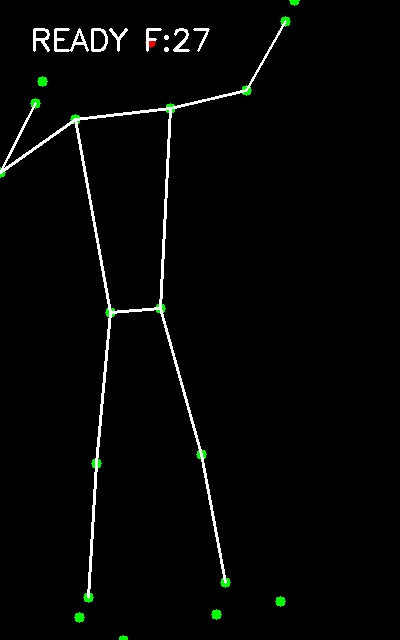
#> input picture backend/data/standard/GT1_norm_visualized_frames_2/GT1_normalized_ready.jpg, 400 x 640 px, found by its file name
$ python calculate_score.py
#> lines starting #> are read from the running program, lines starting #| are printed output that depends on the picture; after the words box and inside, x2 and y2 are one past the last pixel; in counts of white or black regions, pixels touching at a corner belong together
import cv2
import numpy as np
import pandas as pd
import math
import os

class BadmintonAnalyzer:
    def __init__(self):
        # 점수 기준 및 가중치 설정
        self.weights = {'elbow': 0.4, 'backswing': 0.3, 'rotation': 0.3}

    def calculate_angle(self, p1, p2, p3):
        """세 점 사이의 각도를 계산 (p2가 정점)"""
        a = np.array(p1)
        b = np.array(p2)
        c = np.array(p3)

        ba = a - b
        bc = c - b

        cosine_angle = np.dot(ba, bc) / (np.linalg.norm(ba) * np.linalg.norm(bc))
        angle = np.degrees(np.arccos(np.clip(cosine_angle, -1.0, 1.0)))
        return angle

    def get_rotation_angle(self, left_shoulder, right_shoulder):
        """양 어깨 선의 기울기 각도 계산"""
        dy = right_shoulder[1] - left_shoulder[1]
        dx = right_shoulder[0] - left_shoulder[0]
        angle = math.degrees(math.atan2(dy, dx))
        return abs(angle)

    def evaluate_score(self, keypoints):
        """3가지 기준에 따른 점수 및 피드백 생성"""
        # 편의를 위해 인덱스 정의 (MediaPipe 기준 예시)
        # 11: L_Shoulder, 12: R_Shoulder, 13: L_Elbow, 14: R_Elbow, 15: L_Wrist, 16: R_Wrist
        # 사용자의 데이터 구조에 맞게 수정 필요
        l_sh, r_sh = keypoints[11], keypoints[12]
        l_el, r_el = keypoints[13], keypoints[14]
        l_wr, r_wr = keypoints[15], keypoints[16]

        # 오른손잡이 기준 (필요시 왼손 로직 추가)
        # 1. 팔꿈치 높이 (어깨 Y - 팔꿈치 Y) -> OpenCV는 아래로 갈수록 Y 증가하므로 반대로 뺌
        elbow_height = r_sh[1] - r_el[1]
        if elbow_height >= 0.15: s1, status1 = 100, "✅ 좋아요"
        elif 0.05 <= elbow_height < 0.15: s1, status1 = 70, "⚠️ 아쉬워요"
        else: s1, status1 = 40, "❌ 나빠요"

        # 2. 백스윙 각도
        backswing_angle = self.calculate_angle(r_sh, r_el, r_wr)
        if 60 <= backswing_angle <= 90: s2, status2 = 100, "✅ 좋아요"
        elif 40 <= backswing_angle < 60: s2, status2 = 70, "⚠️ 아쉬워요"
        else: s2, status2 = 40, "❌ 나빠요"

        # 3. 몸통 회전
        rotation_angle = self.get_rotation_angle(l_sh, r_sh)
        if 45 <= rotation_angle <= 60: s3, status3 = 100, "✅ 좋아요"
        elif 30 <= rotation_angle < 45: s3, status3 = 70, "⚠️ 아쉬워요"
        else: s3, status3 = 40, "❌ 나빠요"

        total_score = (s1 * self.weights['elbow']) + (s2 * self.weights['backswing']) + (s3 * self.weights['rotation'])

        feedback = {
            'total': round(total_score, 1),
            'details': [
                {'part': '팔꿈치 높이', 'score': s1, 'status': status1, 'val': f"{elbow_height:.2f}", 'desc': "어깨 대비 팔꿈치 위치"},
                {'part': '백스윙 각도', 'score': s2, 'status': status2, 'val': f"{backswing_angle:.1f}°", 'desc': "팔의 굽힘 정도"},
                {'part': '몸통 회전', 'score': s3, 'status': status3, 'val': f"{rotation_angle:.1f}°", 'desc': "어깨선의 회전각"}
            ]
        }
        return feedback

    def draw_skeleton(self, image, keypoints, color=(0, 255, 0)):
        """이미지에 주요 키포인트와 연결선 그리기"""
        # 주요 연결 부위 (어깨-어깨, 어깨-팔꿈치, 팔꿈치-손목 등)
        connections = [(11, 12), (12, 14), (14, 16), (11, 13), (13, 15)]
        h, w, _ = image.shape

        for start_idx, end_idx in connections:
            pt1 = (int(keypoints[start_idx][0] * w), int(keypoints[start_idx][1] * h))
            pt2 = (int(keypoints[end_idx][0] * w), int(keypoints[end_idx][1] * h))
            cv2.line(image, pt1, pt2, color, 3)

        for kp in keypoints:
            cv2.circle(image, (int(kp[0] * w), int(kp[1] * h)), 5, (0, 0, 255), -1)
        return image

    def process_comparison(self, gt_img_path, user_img_path, gt_kps, user_kps, frame_name):
        # 1. 이미지 로드 및 스켈레톤 그리기
#> called with gt_kps = array of shape (33, 2), user_kps = array of shape (33, 2), frame_name = 'Frame_01'
        img_gt = cv2.imread(gt_img_path)
#> img_gt is the input picture: shape (640, 400, 3); mean B, G, R 5.5, 6.4, 5.5
        img_user = cv2.imread(user_img_path)
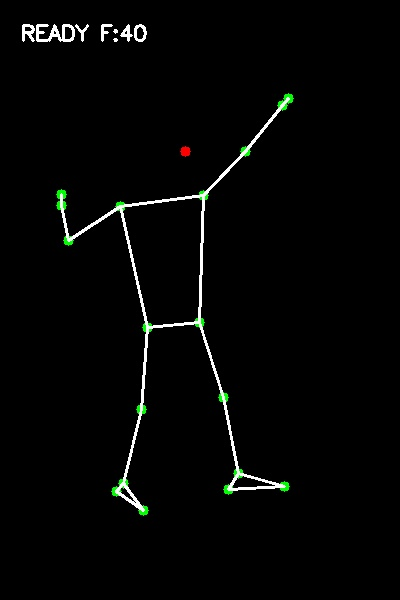
#> input picture backend/data/standard/final_gt_frames/roh/roh_normalized_fixed_ready.jpg, 400 x 600 px, found by its file name
#> img_user is the input picture: shape (600, 400, 3); mean B, G, R 4.7, 5.5, 4.8

        # 이미지 크기 통일 (비교를 위해 가로 길이를 맞춤)
        img_user = cv2.resize(img_user, (img_gt.shape[1], img_gt.shape[0]))
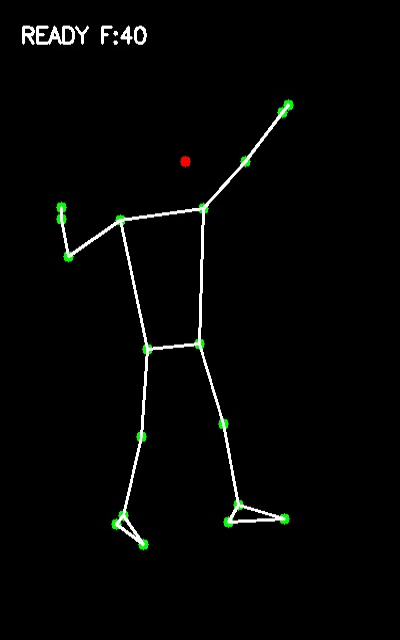
#> img_user: shape (640, 400, 3); mean B, G, R 4.7, 5.5, 4.8

        img_gt = self.draw_skeleton(img_gt, gt_kps, color=(255, 0, 0)) # GT는 파란색
#> after the loop in draw_skeleton, `for kp in keypoints:`:
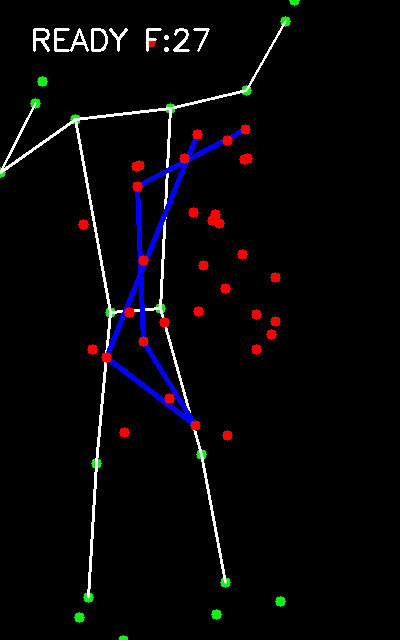
#> image: shape (640, 400, 3); mean B, G, R 8.4, 6.2, 7.8
        img_user = self.draw_skeleton(img_user, user_kps, color=(0, 255, 0)) # 유저는 초록색
#> call 2 of draw_skeleton, with keypoints = array of shape (33, 2), color = (0, 255, 0)
#> after the loop in draw_skeleton (call 2), `for kp in keypoints:`:
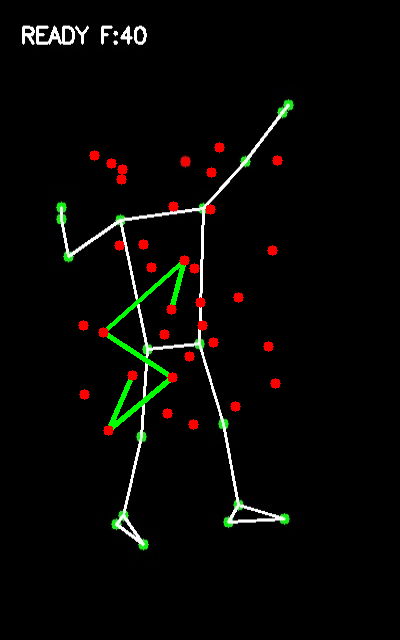
#> image: shape (640, 400, 3); mean B, G, R 4.6, 7, 7.3

        # 2. 점수 계산
        result = self.evaluate_score(user_kps)

        # 3. 결과 텍스트 합성
        combined_img = cv2.hconcat([img_gt, img_user])
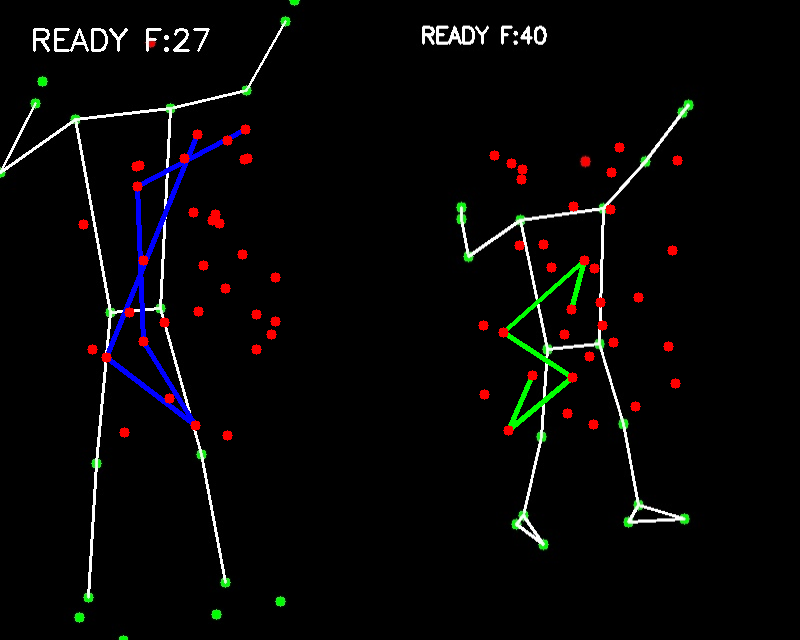
#> combined_img: shape (640, 800, 3); mean B, G, R 6.5, 6.6, 7.6
        cv2.putText(combined_img, f"Score: {result['total']}", (50, 50),
                    cv2.FONT_HERSHEY_SIMPLEX, 1.5, (0, 255, 255), 3)
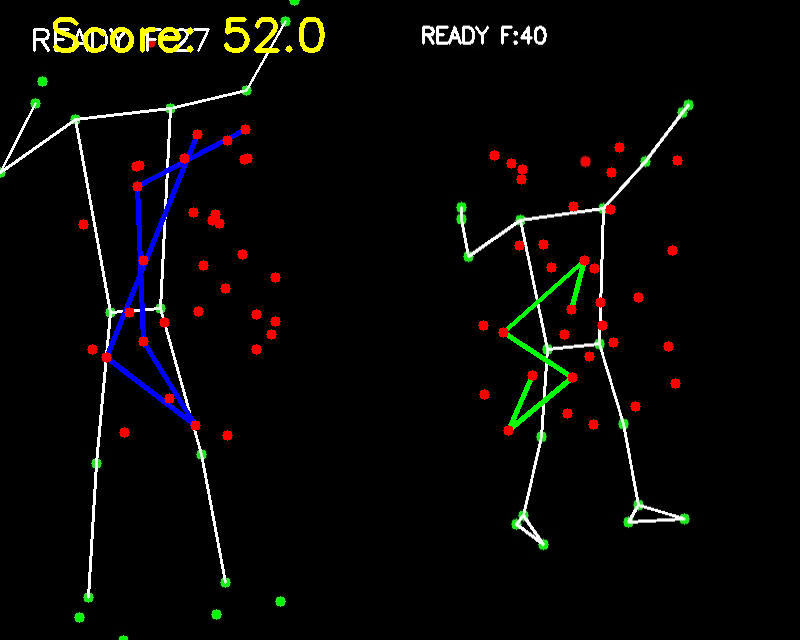
#> combined_img: shape (640, 800, 3); 0.56% of pixels changed, all inside (x1, y1, x2, y2) = (53, 17, 325, 53)

        return combined_img, result

# --- 실행부 ---
analyzer = BadmintonAnalyzer()

# 예시 데이터 (실제 프로젝트에서는 추출된 좌표 리스트를 넣으세요)
# 키포인트 예시: [[x1, y1], [x2, y2], ... 33개] (정규화된 0~1 사이 값)
mock_user_kps = np.random.rand(33, 2) * 0.5 + 0.2 # 가상 데이터
mock_gt_kps = np.random.rand(33, 2) * 0.5 + 0.2

# 파일 경로 (실제 경로로 수정 필요)
gt_path = "/Users/minji/Documents/minton-angle/backend/data/standard/final_gt_frames/GT1/GT1_normalized_ready.jpg"
user_path = "/Users/minji/Documents/minton-angle/backend/data/standard/final_gt_frames/roh/roh_normalized_fixed_ready.jpg"

if os.path.exists(gt_path) and os.path.exists(user_path):
    final_img, score_data = analyzer.process_comparison(gt_path, user_path, mock_gt_kps, mock_user_kps, "Frame_01")
#> score_data = 2 items

    # 1. 이미지 저장
    cv2.imwrite("/Users/minji/Documents/minton-angle/backend/data/standard/calculated_score/comparison_result.jpg", final_img)
    print("비교 이미지 저장 완료: comparison_result.jpg")

    # 2. CSV 리포트 생성
    report_list = []
    for detail in score_data['details']:
        report_list.append({
            '키프레임': "Frame_01",
            '총점': score_data['total'],
            '평가항목': detail['part'],
            '상태': detail['status'],
            '측정값': detail['val'],
            '피드백': detail['desc']
        })
#> this loop made 3 passes
#> after the loop, report_list = 3 items

    df = pd.DataFrame(report_list)
#> df = table of 3 rows and 6 columns
#> (the run stopped early here; a loop or call above may not have finished)
